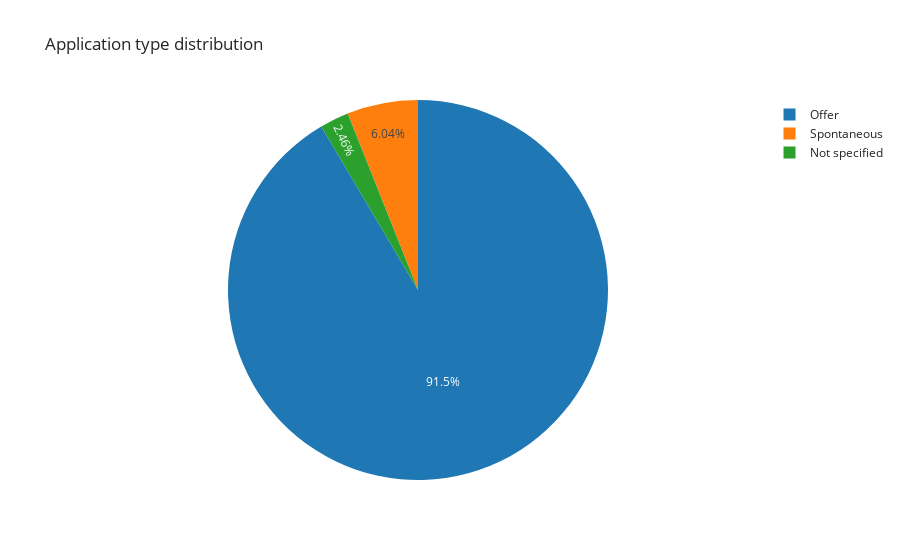

Notebook code for this chart:
### Code cell
type_counts = df_jsa_10_2023_p["type"].value_counts()

px.pie(values=type_counts.values, names=type_counts.index,
       title="Application type distribution")

### Figure 1 — Plotly figure (JSON) as saved in the notebook; plotly's stock layout.template omitted (floating-point values rounded to 4 significant figures)
{"data": [{"domain": {"x": [0, 1], "y": [0, 1]}, "hovertemplate": "label=%{label}<br>value=%{value}<extra></extra>", "labels": ["Offer", "Spontaneous", "Not specified"], "legendgroup": "", "name": "", "showlegend": true, "type": "pie", "values": [409, 27, 11]}], "layout": {"legend": {"tracegroupgap": 0}, "title": {"text": "Application type distribution"}}}
